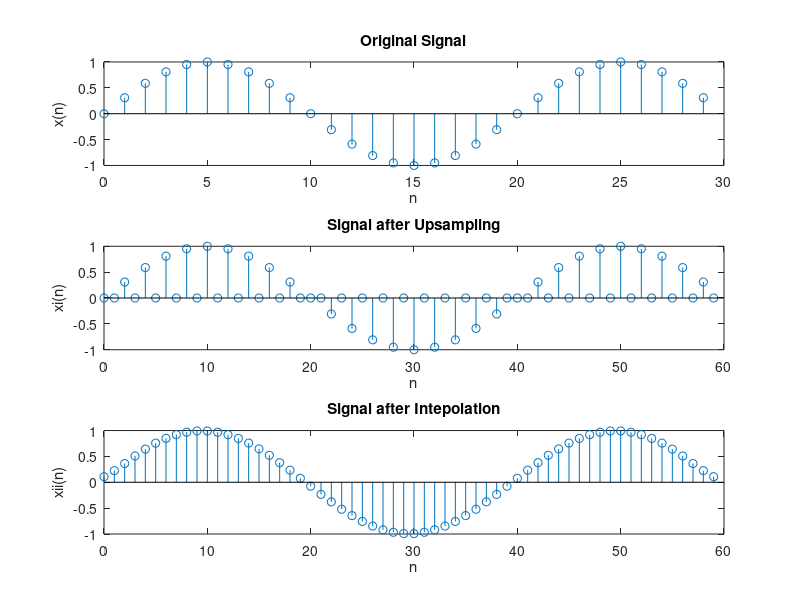
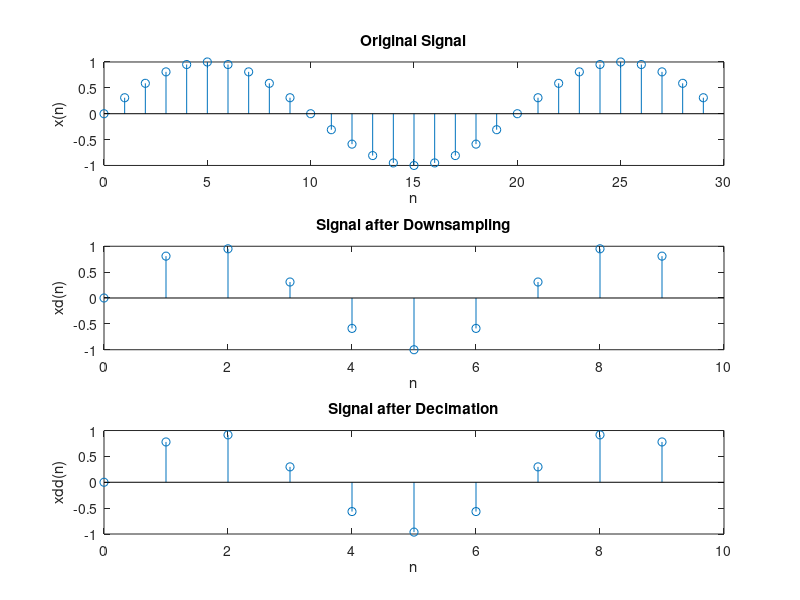
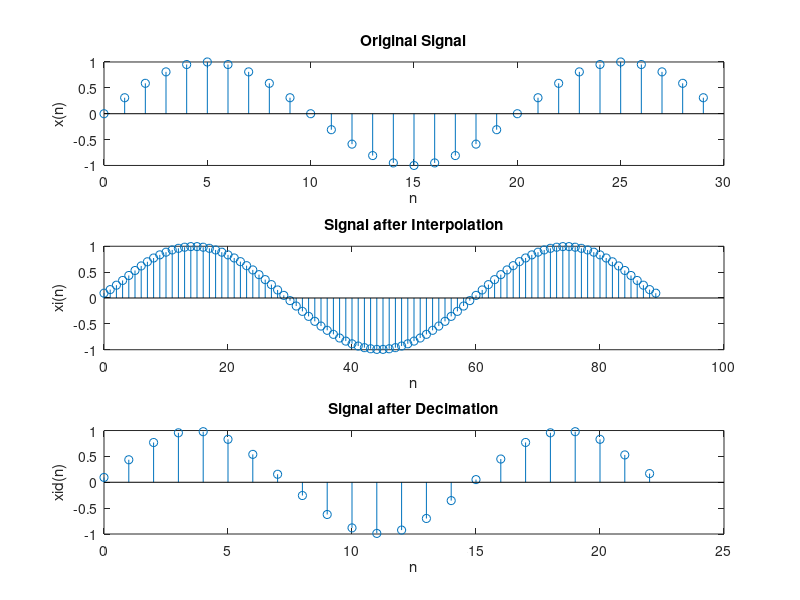

These charts were generated, in order, by the following MATLAB code:
%% EXPERIMENT 11: Implementation of I/D sampling rate converter.
%%
% NAME: RHEA MUKHERJEE
% PRN: 17070123064
% BATCH:EB1
%% SOURCE CODE
clc;clear all;close all;
disp('Length of input signal=30'); 
N=30;
disp('Frequency of sinusoid=0.05'); 
f=0.05;
n=0:N-1;
x=sin(2*pi*f*n);
%% Interpolation by factor I=2
disp('*** Interpolation by factor I=2 ***');
disp('Interpolation factor=2');  
I=2;
xi=upsample(x,I);
xii=interp(x,I);
figure('name','Interpolation by factor I=2','NumberTitle','off');
subplot(311);
stem(n,x);
xlabel('n');
ylabel('x(n)');
title('Original Signal');
subplot(312);
stem(0:N*I-1,xi);
xlabel('n');
ylabel('xi(n)');
title('Signal after Upsampling');
subplot(313);
stem(0:N*I-1,xii);
xlabel('n');
ylabel('xii(n)');
title('Signal after Intepolation');
%% Decimation by factor D=3
disp('*** Decimation by factor D=3 ***');
disp('Decimation factor=3'); 
D=3;
xd=downsample(x,D);
xdd=decimate(x,D,3,'fir');
figure('name','Decimation by factor D=3','NumberTitle','off');
subplot(311);
stem(n,x);
xlabel('n');
ylabel('x(n)');
title('Original Signal');
subplot(312);
stem(0:N/D-1,xd);
xlabel('n');
ylabel('xd(n)');
title('Signal after Downsampling');
subplot(313);
stem(0:N/D-1,xdd);
xlabel('n');
ylabel('xdd(n)');
title('Signal after Decimation');
%% Multirate by non-integer factor I/D=3/4=0.75
disp('*** Multirate by non-integer factor I/D=3/4=0.75 ***');
disp('Interpolation factor=3'); 
I=3;
disp('Decimation factor=4'); 
D=4;
xi=interp(x,I);
xid=decimate(xi,D,3,'fir');
figure('name','Multirate by non-integer factor I/D=3/4','NumberTitle','off');
subplot(311);
stem(n,x);
xlabel('n');
ylabel('x(n)');
title('Original Signal');
subplot(312);
stem(0:N*I-1,xi);
xlabel('n');
ylabel('xi(n)');
title('Signal after Interpolation');
subplot(313);
stem(0:round(N*I/D-1),xid);
xlabel('n');
ylabel('xid(n)');
title('Signal after Decimation');
%% conclusion- 
%
% We first upsampled and interpolated the signals by using command upsample and interp. 
% Then downsampled and decimated the filter by using command downsample and
% decimate and plotted the graph.
% Filter combined with upsampling is interpolator and filter combined with
% downsampling is decimator. interpolator is anti-imaging filter and
% decimator is anti-aliasing filter. 